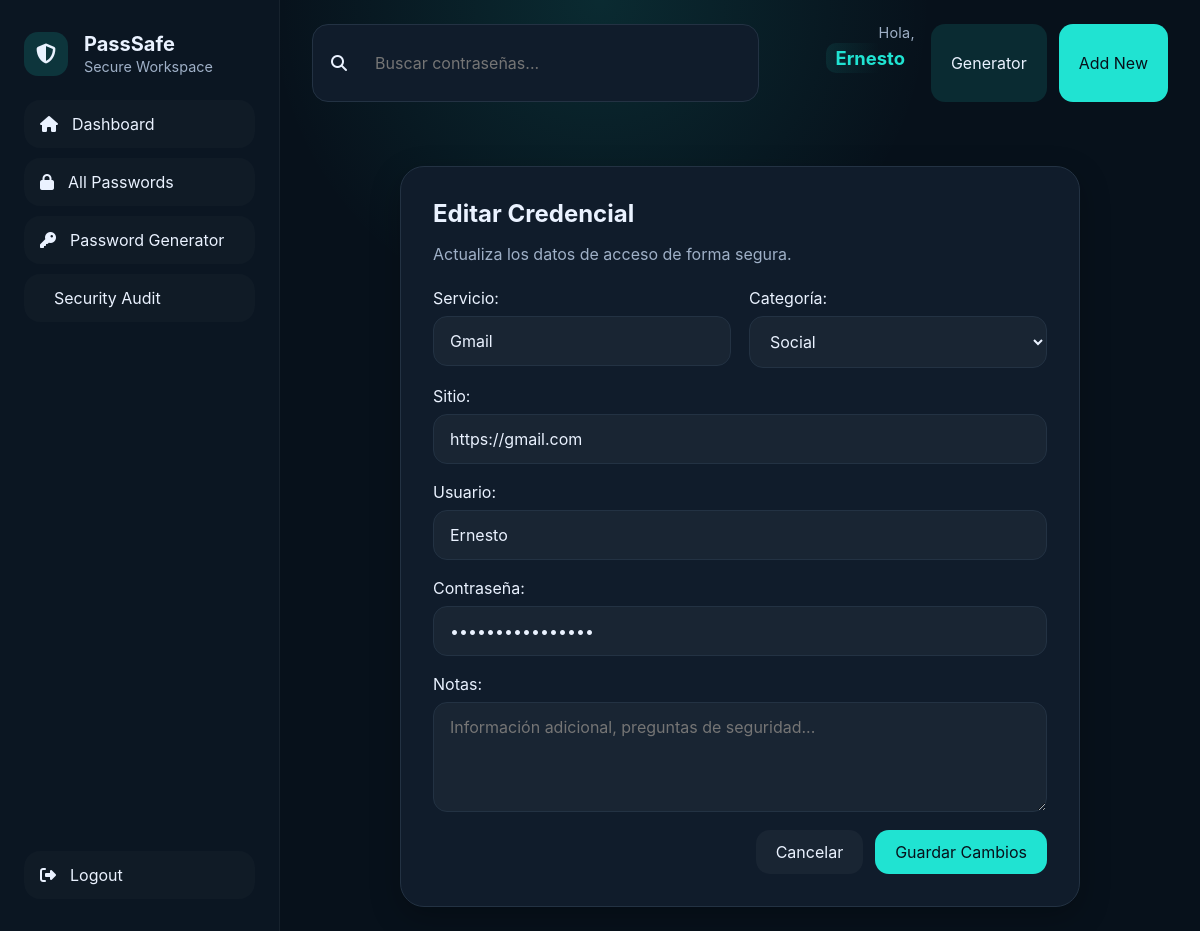
/vault/edit/13/ (signed in), run on the app's committed database.
### apps/accounts/models.py (models this page shows, shortened)
class PassSafeUser(AbstractUser):
    email = models.EmailField(unique=True)
    master_password_hint = models.CharField(
        max_length=255,
        blank=True,
        help_text='Hint for the master password',
    )

### apps/vault/models.py (models this page shows, shortened)
class Credential(models.Model):
    owner = models.ForeignKey(settings.AUTH_USER_MODEL, on_delete=models.CASCADE, related_name='credentials')
    service_name = models.CharField(max_length=120)
    category = models.CharField(max_length=32, choices=Category.choices, default=Category.OTHER)
    url = models.URLField(blank=True)
    username = models.CharField(max_length=150)
    password = models.CharField(max_length=255)
    notes = models.TextField(blank=True)
    favorite = models.BooleanField(default=False)
    created_at = models.DateTimeField(auto_now_add=True)
    updated_at = models.DateTimeField(auto_now=True)
    class Meta:
        ordering = ['-updated_at']

### apps/vault/views.py (the view)
# urls.py: path('edit/<int:pk>/', views.credential_edit_view, name='edit_credential'),
@login_required
def credential_edit_view(request, pk):
    credential = get_object_or_404(Credential, pk=pk, owner=request.user)
    if request.method == 'POST':
        form = CredentialForm(request.POST, instance=credential)
        if form.is_valid():
            form.save()
            messages.success(request, 'Credencial actualizada.')
            return redirect('vault:dashboard')
        messages.error(request, 'Por favor corrige los errores del formulario.')
    else:
        form = CredentialForm(instance=credential)
    return render(request, 'vault/credential_form.html', {
        'form': form,
        'credential': credential,
        'page_title': 'Editar Credencial',
        'subtitle': 'Actualiza los datos de acceso de forma segura.',
        'submit_label': 'Guardar Cambios',
    })

### apps/vault/templates/vault/credential_form.html (shortened to what this page needs)
{% extends 'base.html' %}
{% block content %}
<div class="modal-page">
  <div class="modal-card">
    <h1>{{ page_title }}</h1>
    <p class="subtitle">{{ subtitle }}</p>
    <form method="post" novalidate>
      <div class="form-grid">
        <div class="field">
          {{ form.service_name.label_tag }}
          {{ form.service_name }}
        </div>
        <div class="field">
          {{ form.category.label_tag }}
          {{ form.category }}
        </div>
      </div>
      <div class="field">
        {{ form.url.label_tag }}
        {{ form.url }}
      </div>
      <div class="field">
        {{ form.username.label_tag }}
        {{ form.username }}
      </div>
      <div class="field">
        {{ form.password.label_tag }}
        {{ form.password }}
      </div>
      <div class="field">
        {{ form.notes.label_tag }}
        {{ form.notes }}
      </div>
      <div class="action-row">
        <a href="{% url 'vault:dashboard' %}" class="button ghost">Cancelar</a>
        <button class="button primary" type="submit">{{ submit_label }}</button>
      </div>
    </form>
  </div>
</div>
{% endblock %}

### templates/base.html (shortened to what this page needs)
<!DOCTYPE html>
<html lang="es">
{% load static %}
<head>
  <link rel="stylesheet" href="https://cdnjs.cloudflare.com/ajax/libs/font-awesome/6.4.0/css/all.min.css" />
  <link rel="stylesheet" href="{% static 'css/base.css' %}">
</head>
<body>
  <div class="app-shell">
    {% if user.is_authenticated %}
    <aside class="sidebar">
      <div class="brand">
        <div class="brand-icon"><i class="fa-solid fa-shield-halved"></i></div>
        <div>
          <h1>PassSafe</h1>
          <span>Secure Workspace</span>
        </div>
      </div>
      <nav class="menu">
        <a href="{% url 'vault:dashboard' %}" class="menu-item"><i class="fa-solid fa-house"></i> Dashboard</a>
        <a href="{% url 'vault:dashboard' %}" class="menu-item"><i class="fa-solid fa-lock"></i> All Passwords</a>
        <a href="{% url 'generator:generate' %}" class="menu-item"><i class="fa-solid fa-key"></i> Password Generator</a>
        <a href="{% url 'audit:dashboard' %}" class="menu-item"> Security Audit</a>
      </nav>
      <div class="sidebar-footer">
        <a href="{% url 'accounts:logout' %}" class="menu-item"><i class="fa-solid fa-right-from-bracket"></i> Logout</a>
      </div>
    </aside>
    {% endif %}
    <main class="main-content">
      {% if user.is_authenticated %}
      <header class="topbar">
        <form class="search-bar" action="{% url 'vault:dashboard' %}" method="get">
          <i class="fa-solid fa-magnifying-glass"></i>
          <input type="search" name="q" placeholder="Buscar contraseñas..." value="{{ request.GET.q|default_if_none:'' }}">
        </form>
        <div class="user-welcome">
          <div class="user-greeting">Hola,</div>
          <div class="user-name">{{ request.user.username }}</div>
        </div>
        <div class="top-actions">
          <a href="{% url 'generator:generate' %}" class="button secondary">Generator</a>
          <a href="{% url 'vault:add_credential' %}" class="button primary">Add New</a>
        </div>
      </header>
      {% endif %}
      <section class="page-content">
        {% block content %}{% endblock %}
      </section>
    </main>
  </div>
</body>
</html>

### passsafe/static/css/base.css (style rules this page uses)
:root { --bg-primary: #07111B; --bg-secondary: #0B1622; --bg-card: #101C2B; --border-color: #233243; --text-primary: #EAF2FF; --text-secondary: #9FB0C7; --accent: #20E3D2; --accent-hover: #12CABB; --danger: #FF6B81; --warning: #FFB84D; --success: #2EE6A6; }
* { box-sizing: border-box; }
body { margin: 0; font-family: 'Inter', sans-serif; background: radial-gradient(circle at top, rgba(32,227,210,.12), transparent 30%), var(--bg-primary); color: var(--text-primary); min-height: 100vh; }
a { color: inherit; text-decoration: none; }
button, input, select, textarea { font: inherit; }
button { cursor: pointer; }
.app-shell { display: flex; min-height: 100vh; }
.sidebar { width: 280px; background: var(--bg-secondary); border-right: 1px solid rgba(255,255,255,.05); padding: 32px 24px; display: flex; flex-direction: column; gap: 24px; }
.brand { display: flex; align-items: center; gap: 16px; }
.brand-icon { width: 44px; height: 44px; background: rgba(32,227,210,.15); border-radius: 14px; display: grid; place-items: center; font-size: 20px; }
.brand h1 { margin: 0; font-size: 1.25rem; }
.brand span { color: var(--text-secondary); font-size: .9rem; }
.menu { display: flex; flex-direction: column; gap: 10px; }
.menu-item { display: flex; align-items: center; gap: 14px; padding: 14px 16px; border-radius: 16px; color: var(--text-primary); background: rgba(255,255,255,.02); transition: background .2s ease; }
.sidebar-footer { margin-top: auto; }
.main-content { flex: 1; padding: 24px 32px; }
.topbar { display: flex; justify-content: space-between; gap: 16px; margin-bottom: 24px; }
.user-welcome { display: flex; flex-direction: column; align-items: flex-end; gap: 2px; min-width: 140px; }
.user-welcome .user-greeting { font-size: 0.9rem; color: var(--text-secondary); letter-spacing: 0.02em; }
.user-welcome .user-name { font-family: 'Inter', 'Poppins', system-ui, -apple-system, "Segoe UI", Roboto, "Helvetica Neue", Arial; font-size: 1.15rem; line-height: 1; font-weight: 700; color: var(--text-primary); background: linear-gradient(90deg, rgba(32,227,210,0.09), transparent 60%); padding: 6px 10px; border-radius: 10px; color: var(--accent); }
.user-welcome .user-name::first-letter { text-transform: uppercase; }
.search-bar { display: flex; align-items: center; gap: 12px; background: var(--bg-card); border: 1px solid var(--border-color); border-radius: 16px; padding: 14px 18px; flex: 1; }
.search-bar input { width: 100%; background: transparent; border: none; color: var(--text-primary); outline: none; }
.top-actions { display: flex; gap: 12px; }
.button { border: none; padding: 14px 20px; border-radius: 14px; transition: transform .2s ease, background .2s ease; display: inline-flex; align-items: center; justify-content: center; gap: 8px; line-height: 1; vertical-align: middle; }
.button.primary { background: var(--accent); color: #07111B; }
.button.secondary { background: rgba(32,227,210,.12); color: var(--text-primary); }
.button.tertiary, .button.ghost { background: rgba(255,255,255,.04); color: var(--text-primary); }
.page-content { min-height: calc(100vh - 130px); }
.auth-page, .modal-page, .generator-page, .audit-page { display: flex; justify-content: center; padding-top: 40px; }
.auth-card, .modal-card, .generator-card, .audit-card { width: 100%; max-width: 680px; background: var(--bg-card); border: 1px solid var(--border-color); box-shadow: 0 10px 30px rgba(0,0,0,.25); border-radius: 24px; padding: 32px; }
.auth-card h1, .modal-card h1, .generator-card h1, .audit-card h1 { margin: 0 0 12px; }
.subtitle { color: var(--text-secondary); margin-bottom: 24px; }
.field { display: flex; flex-direction: column; gap: 8px; margin-bottom: 18px; }
input, select, textarea { border: 1px solid var(--border-color); background: rgba(255,255,255,.04); color: var(--text-primary); border-radius: 14px; padding: 14px 16px; outline: none; }
textarea { resize: vertical; }
.form-grid { display: grid; grid-template-columns: repeat(2, minmax(0, 1fr)); gap: 18px; }
.action-row { display: flex; justify-content: flex-end; gap: 12px; margin-top: 16px; }

### data on the page
PassSafeUser: user.username "Ernesto"
Credential: service_name "Gmail", category "Social", url "https://gmail.com", username "Ernesto"

### other printed values
{{ page_title }} "Editar Credencial"
{{ subtitle }} "Actualiza los datos de acceso de forma segura."
{{ submit_label }} "Guardar Cambios"
